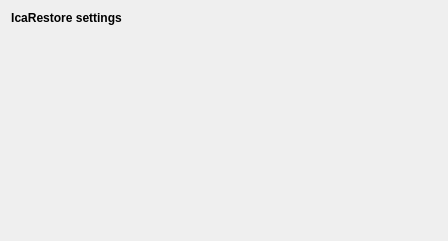
<?xml version="1.0" encoding="UTF-8"?>
<ui version="4.0">
 <class>IcaRestoreSettingsView</class>
 <widget class="QWidget" name="IcaRestoreSettingsView">
  <property name="geometry">
   <rect>
    <x>0</x>
    <y>0</y>
    <width>448</width>
    <height>241</height>
   </rect>
  </property>
  <property name="windowTitle">
   <string>Form</string>
  </property>
  <layout class="QGridLayout" name="gridLayout">
   <item row="0" column="0">
    <layout class="QHBoxLayout" name="horizontalLayout_2">
     <item>
      <layout class="QVBoxLayout" name="verticalLayout">
       <item>
        <widget class="QLabel" name="Title">
         <property name="font">
          <font>
           <weight>75</weight>
           <bold>true</bold>
          </font>
         </property>
         <property name="text">
          <string>IcaRestore settings</string>
         </property>
         <property name="alignment">
          <set>Qt::AlignCenter</set>
         </property>
        </widget>
       </item>
       <item>
        <layout class="QHBoxLayout" name="horizontalLayout"/>
       </item>
       <item>
        <spacer name="verticalSpacer">
         <property name="orientation">
          <enum>Qt::Vertical</enum>
         </property>
         <property name="sizeHint" stdset="0">
          <size>
           <width>20</width>
           <height>40</height>
          </size>
         </property>
        </spacer>
       </item>
      </layout>
     </item>
     <item>
      <spacer name="horizontalSpacer">
       <property name="orientation">
        <enum>Qt::Horizontal</enum>
       </property>
       <property name="sizeType">
        <enum>QSizePolicy::Expanding</enum>
       </property>
       <property name="sizeHint" stdset="0">
        <size>
         <width>230</width>
         <height>20</height>
        </size>
       </property>
      </spacer>
     </item>
    </layout>
   </item>
  </layout>
 </widget>
 <resources/>
 <connections/>
 <slots>
  <slot>on_choose()</slot>
  <slot>on_input_format_changed()</slot>
  <slot>on_scaling_approach_choose()</slot>
 </slots>
</ui>
